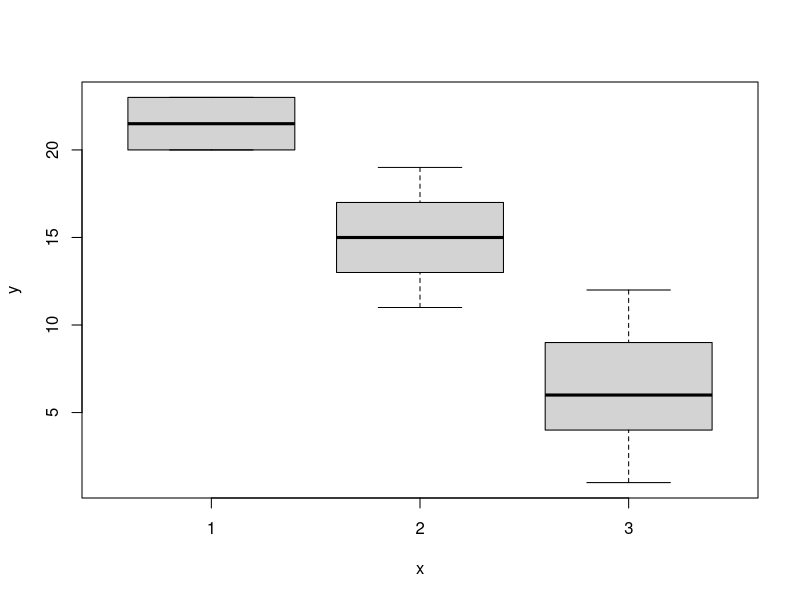
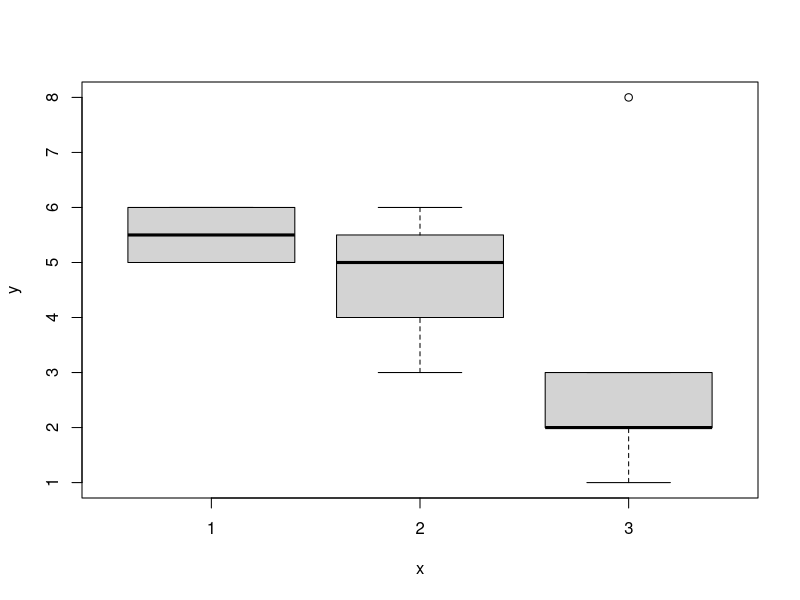
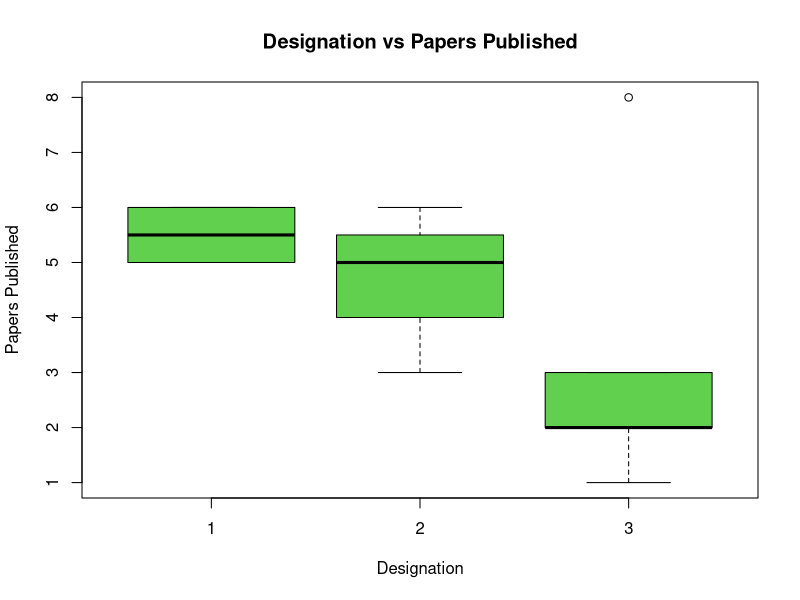
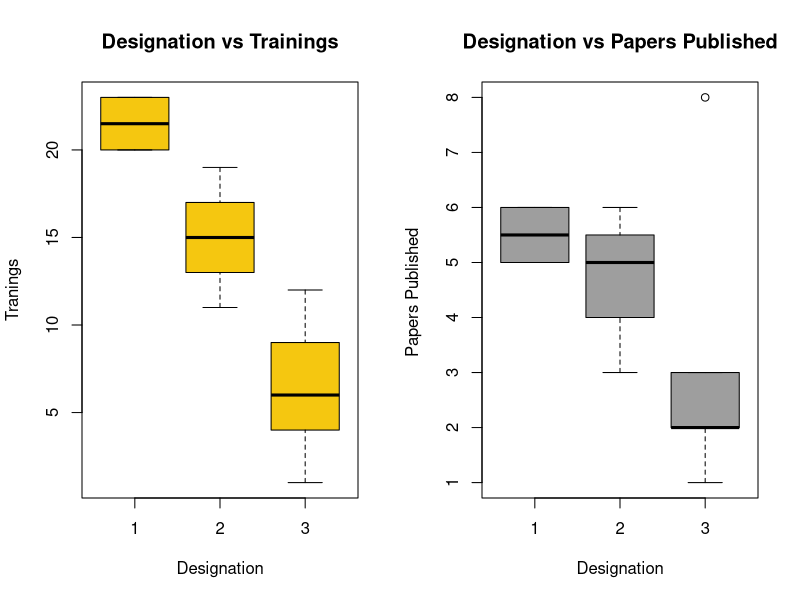
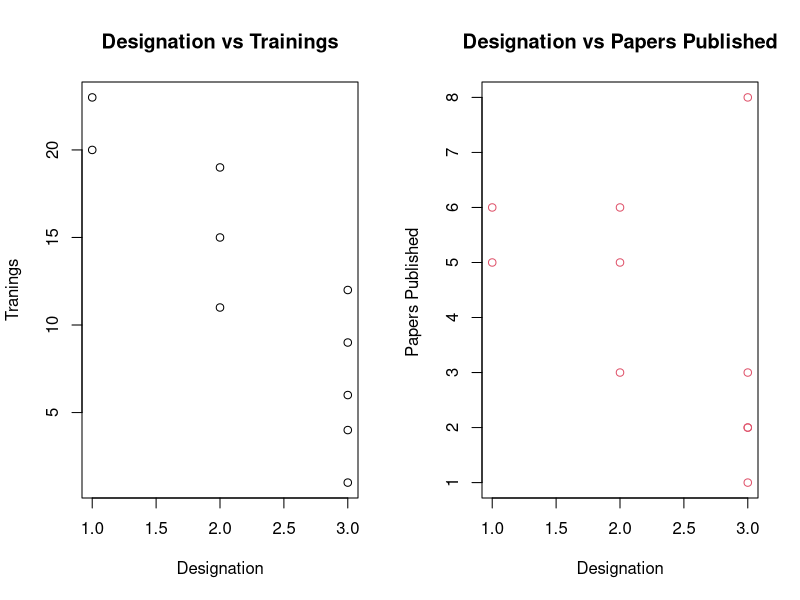
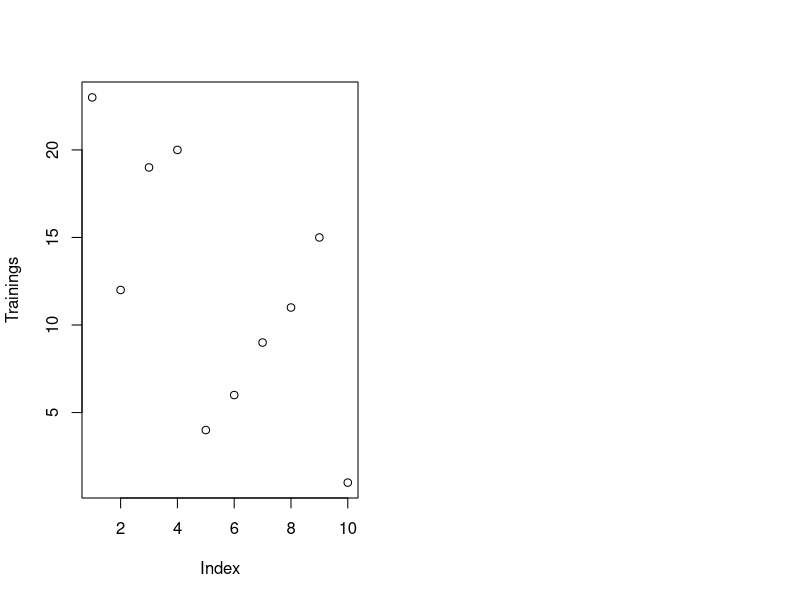

Source code (R) for these figures, in order:
## ---- chunk 1
f<-read.csv('Q5.csv',header=TRUE)
f
## ---- chunk 2
colnames(f)<-c("Names","Desig","Sal","Department","Trainings","Papers","Gender")
summary(f)

## ---- chunk 3
library(plyr)
f<-transform(f,
             Desig=as.factor(mapvalues(Desig,c("Professor","Assosciate Professor","Assistant Professor"),c(1,2,3))),
             Gender=as.factor(mapvalues(Gender,c("M","F"),c(1,2))))
f

## ---- chunk 4
library(knitr)
library(rmarkdown)
kable(with(f,tapply(Trainings, INDEX=list(Department,Papers),FUN=mean)),format="markdown")


kable(with(f,tapply(Trainings, INDEX=list(Department,Gender),FUN=mean)),format="markdown")

kable(with(f,tapply(Papers, INDEX=list(Department,Gender),FUN=sum)),format="markdown")
## ---- chunk 5
kable(with(f,aggregate(Trainings,by=list(Department,Papers),FUN=mean)),format="markdown")

kable(with(f,aggregate(Trainings,by=list(Department,Gender),FUN=mean)),format="markdown")

kable(with(f,aggregate(Papers,by=list(Department,Gender),FUN=sum)),format="markdown")
## ---- chunk 6
aggregate(Papers~Trainings+Desig,FUN=mean, data=f)

## ---- chunk 7
ans<-with(f,table(Papers,Desig))
ans
## ---- chunk 8
ans.or<-as.numeric(ans[1,1])/as.numeric(ans[1,2])/as.numeric(ans[1,3])/as.numeric(ans[2,1])/as.numeric(ans[2,2])/as.numeric(ans[2,3])/as.numeric(ans[3,1])/as.numeric(ans[3,2])/as.numeric(ans[3,3])/as.numeric(ans[4,1])/as.numeric(ans[4,2])/as.numeric(ans[4,3])/as.numeric(ans[5,1])/as.numeric(ans[5,2])/as.numeric(ans[5,3])/as.numeric(ans[6,1])/as.numeric(ans[6,2])/as.numeric(ans[6,3])
ans.or
## ---- chunk 9
with(f,cor(as.numeric(Desig), Trainings))

## ---- chunk 10
with(f,cor(Papers, Trainings))

## ---- chunk 11

with(f,cor(Trainings,as.numeric(Desig)))
## ---- chunk 12
by(data = f[c("Papers", "Trainings")], 
   INDICES = f["Desig"], 
   FUN = function(x) {cor(x[,1], x[,2])})

## ---- chunk 13
plot(f$Desig, f$Trainings)

## ---- chunk 14
plot(f$Desig, f$Papers)
## ---- chunk 15
plot(f$Desig, f$Papers,xlab="Designation",ylab="Papers Published",col=3,main="Designation vs Papers Published")

## ---- chunk 16
par(mfrow = c(1,2))
with(f, plot(Desig, Trainings, 
                   main = "Designation vs Trainings", 
                   xlab = "Designation", 
                   ylab = "Tranings",col=7))
with(f, plot(Desig, Papers, 
                   main = "Designation vs Papers Published", 
                   xlab = "Designation", 
                    ylab = "Papers Published ",col=8))


## ---- chunk 17
par(mfrow = c(1,2))
with(f, plot(as.numeric(Desig), Trainings, 
                   main = "Designation vs Trainings", 
                   xlab = "Designation", 
                   ylab = "Tranings",col=1))
with(f, plot(as.numeric(Desig), Papers, 
                   main = "Designation vs Papers Published", 
                   xlab = "Designation", 
                    ylab = "Papers Published ",col=2))



## ---- chunk 18

with(f,plot(Trainings))

## ---- chunk 19
